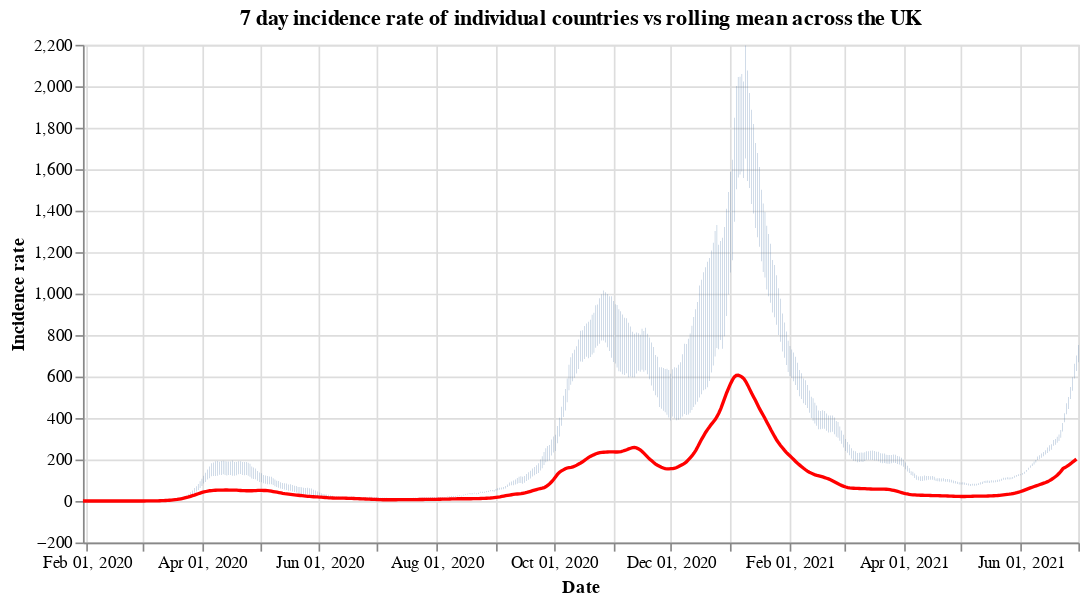

Notebook cell for this chart:
### Code cell
#collapse
countries = uk_cases['areaName'].unique()
countries.sort()

selection = alt.selection_single(
    name='Select',
    fields=['areaName'],
    init={'areaName': 'Wales'},
    bind={'areaName': alt.binding_select(options=countries)}
)

# scatter plot, modify opacity based on selection
bars = alt.Chart(uk_cases).mark_bar().add_selection(
    selection
).encode(
    x=alt.X("yearmonthdate(date):T", axis=alt.Axis(title='Date')),
    y=alt.Y("weeklyCasesRate:Q", axis=alt.Axis(title='Incidence rate')),
    tooltip='weeklyCasesRate:Q',
    opacity=alt.condition(selection, alt.value(1), alt.value(0))
).properties(title=f'7 day incidence rate of individual countries vs rolling mean across the UK', width=600)

line = alt.Chart(overview_cases).mark_line(
    color='red',
    size=2,
).transform_window(
    rolling_mean='mean(weeklyCasesRate)',
    frame=[0, 7]
).encode(
    x='yearmonthdate(date):T',
    y='rolling_mean:Q'
)

alt.layer(bars, line)

### Figure 1 — Vega-Lite specification as saved in the notebook (floating-point values rounded to 4 significant figures; data arrays with more than 128 entries replaced by an {"elided": "..."} marker saying what was removed)
{"config": {"view": {"continuousWidth": 400, "continuousHeight": 300}}, "layer": [{"data": {"name": "data-3a4dd912e6be241f3ad1996f1921072b"}, "mark": "bar", "encoding": {"opacity": {"condition": {"value": 1, "selection": "Select"}, "value": 0}, "tooltip": {"type": "quantitative", "field": "weeklyCasesRate"}, "x": {"type": "temporal", "axis": {"title": "Date"}, "field": "date", "timeUnit": "yearmonthdate"}, "y": {"type": "quantitative", "axis": {"title": "Incidence rate"}, "field": "weeklyCasesRate"}}, "selection": {"Select": {"type": "single", "fields": ["areaName"], "init": {"areaName": "Wales"}, "bind": {"areaName": {"input": "select", "options": ["England", "Northern Ireland", "Scotland", "Wales"]}}}}, "title": "7 day incidence rate of individual countries vs rolling mean across the UK", "width": 600}, {"data": {"name": "data-148fefc0ed4df92a7cabfb069bd60798"}, "mark": {"type": "line", "color": "red", "size": 2}, "encoding": {"x": {"type": "temporal", "field": "date", "timeUnit": "yearmonthdate"}, "y": {"type": "quantitative", "field": "rolling_mean"}}, "transform": [{"window": [{"op": "mean", "field": "weeklyCasesRate", "as": "rolling_mean"}], "frame": [0, 7]}]}], "$schema": "https://vega.github.io/schema/vega-lite/v4.8.1.json", "datasets": {"data-3a4dd912e6be241f3ad1996f1921072b": {"elided": "1980 records"}, "data-148fefc0ed4df92a7cabfb069bd60798": {"elided": "518 records"}}}
